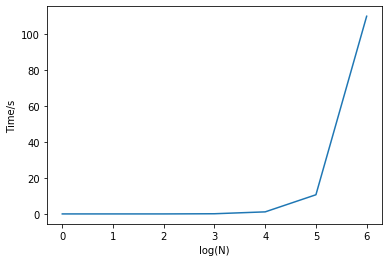

Python code for this plot:
# -*- coding: utf-8 -*-
"""
Created on Fri Sep 20 13:09:02 2019

@author: Administrator
"""
# 打印1-N全部正整数：循环算法
# 计算不同N（10^0-10^6）所需的计算时间，并画图表示

import time
import matplotlib.pyplot as plt

def PrintN(N):
    for i in range(1, N+1):
        print(i)

TN = 7
dt = list(0 for i in range(TN))
for k in range(TN):
    t0 = time.process_time()
    PrintN(10**k)
    dt[k] = time.process_time() - t0

plt.plot(dt)
plt.xlabel('log(N)')
plt.ylabel('Time/s')
plt.show()
